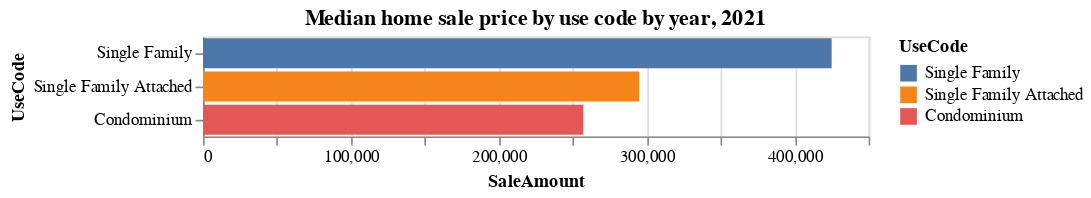

Notebook code cell kept with this figure:
### Code cell
alt.Chart(sales_by_use).mark_bar().encode(
    y=alt.X("UseCode:N", sort="-x"),
    x=alt.Y("SaleAmount:Q"),
    color=alt.X("UseCode:N", sort=alt.SortField("SaleAmountAdjusted", "descending")),
    tooltip="SaleAmount:Q",
).properties(
    title="Median home sale price by use code by year, 2021",
)

### Figure 1 — Vega-Lite specification as saved in the notebook (floating-point values rounded to 4 significant figures)
{"config": {"view": {"continuousWidth": 400, "continuousHeight": 300}}, "data": {"name": "data-f6f2c9e96719385ce093b69adecbf307"}, "mark": "bar", "encoding": {"color": {"field": "UseCode", "sort": {"field": "SaleAmountAdjusted", "order": "descending"}, "type": "nominal"}, "tooltip": {"field": "SaleAmount", "type": "quantitative"}, "x": {"field": "SaleAmount", "type": "quantitative"}, "y": {"field": "UseCode", "sort": "-x", "type": "nominal"}}, "title": "Median home sale price by use code by year, 2021", "$schema": "https://vega.github.io/schema/vega-lite/v4.17.0.json", "datasets": {"data-f6f2c9e96719385ce093b69adecbf307": [{"UseCode": "Single Family", "SaleAmount": 425000.0}, {"UseCode": "Single Family Attached", "SaleAmount": 294900.0}, {"UseCode": "Condominium", "SaleAmount": 257100.0}]}}
